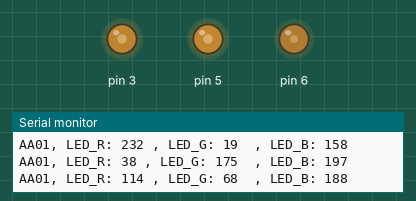
Recording of a sketch running on a simulated Arduino Uno, built with avr-gcc and run on an emulated ATmega328P. Parts: output pins drawn as LEDs (lit = HIGH), the last lines printed to the serial monitor. Random numbers use the default seed unless the sketch sets one.

Above: at 0.15 s.
At 5.04 s:
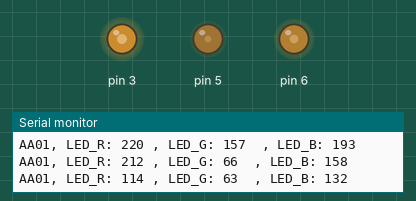
At 10.22 s:
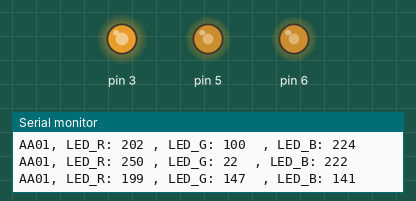
At 19.69 s:
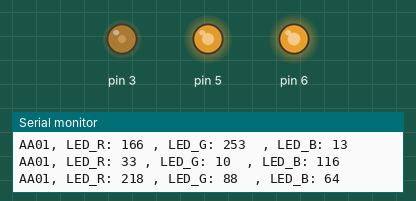
At 29.76 s:
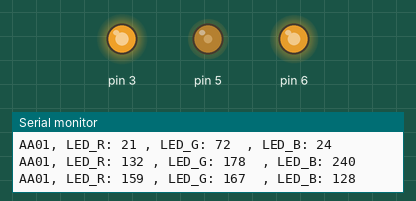
At 39.55 s:
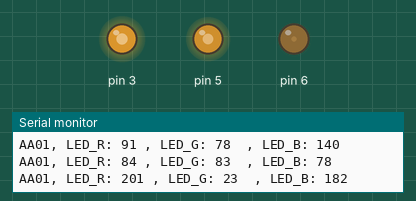
Timing chart, 0 to 40.0 s (numbered marks = the images above):
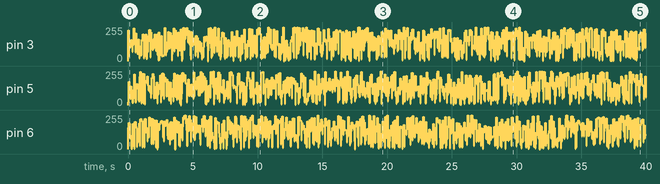

The sketch:

sketch04_pwn_3_leds.ino
```cpp
int pwm1 = 0;
int pwm2 = 0;
int pwm3 = 0;

int ledR = 3;
int ledG = 5;
int ledB = 6;


void setup() {
  Serial.begin(9600);
}

void loop() {
  pwm1 = random(0,255);
  pwm2 = random(0,255);
  pwm3 = random(0,255);

  pwmLed(ledR, pwm1);
  pwmLed(ledG, pwm2);
  pwmLed(ledB, pwm3);

  Serial.print("AA01, LED_R: ");
  Serial.print(pwm1);
  Serial.print(" , LED_G: ");
  Serial.print(pwm2);
  Serial.print("  , LED_B: ");
  Serial.println(pwm3);
  delay(10);
}

void pwmLed(int led, int pwmValue) {
  // put your main code here, to run repeatedly:
  analogWrite(led, pwmValue);
  delay(10);
}
```
